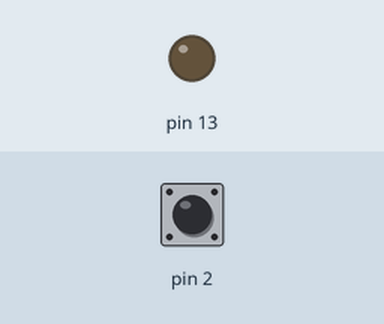
Recording of a sketch running on a simulated Arduino Uno, built with avr-gcc and run on an emulated ATmega328P. Shown: output pins drawn as LEDs (lit = HIGH). Inputs (shaded band) come from the test bench; at power-on: pin 2 HIGH.

Above: at 1.2 s.
1.3 s: pin 2 pulled LOW for 0.15 s
At 2.4 s:
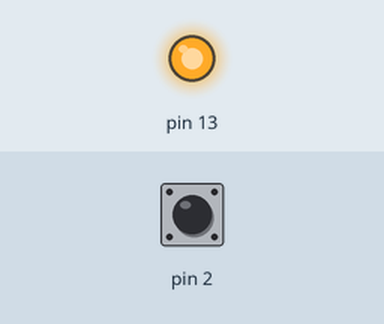
3.0 s: pin 2 pulled LOW for 1 s
At 3.8 s:
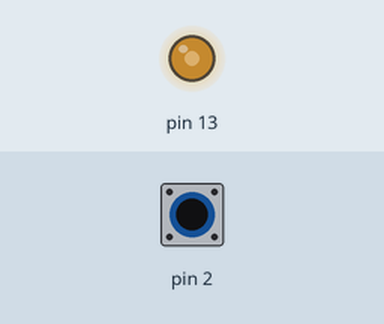
5.5 s: pin 2 pulled LOW for 3.2 s
At 9.3 s:
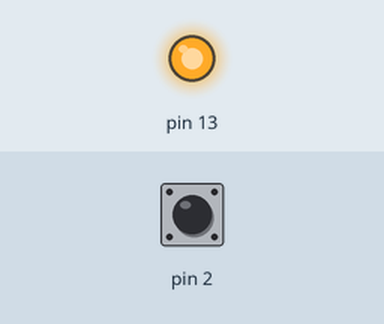
Timing chart, 0 to 10.8 s (numbered marks = the images above; inputs shaded):
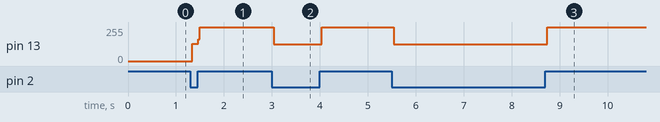

The sketch:

modul6_interrupt.ino
```cpp
#include <Arduino.h>
// Variabel volatile agar dapat diubah dalam ISR
volatile bool ledState = false;
// ISR: dijalankan saat tombol ditekan (FALLING edge)
void tombolInterrupt() {
  ledState = !ledState; // Toggle status LED
}
void setup() {
 // Konfigurasi pin 13 sebagai output (LED)
  pinMode(13, OUTPUT);
 // Konfigurasi pin 2 sebagai input dengan pull-up internal
  pinMode(2, INPUT_PULLUP);
 // Daftarkan ISR pada pin 2, dipicu FALLING (tombol ditekan)
  attachInterrupt(
  digitalPinToInterrupt(2),
  tombolInterrupt,
  LOW
  );
}
void loop() {
 // Tulis status LED sesuai variabel ledState
  digitalWrite(13, ledState);
}
```

Measured:
- after the input at 1.3 s, pin 13: 0/255 → 128/255 at once, → 255/255 0.12 s later
- after the input at 3.0 s, pin 13: 255/255 → 127/255 at once, → 255/255 1.0 s later
- after the input at 5.5 s, pin 13: 255/255 → 127/255 at once, → 255/255 3.2 s later
